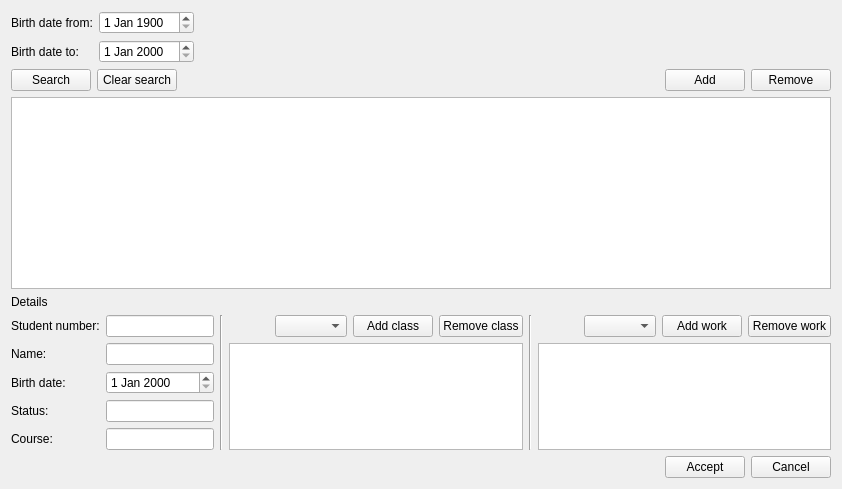
      <widget class="QWidget" name="tab">
       <attribute name="title">
        <string>Students</string>
       </attribute>
       <layout class="QGridLayout" name="gridLayout_2">
        <item row="0" column="0">
         <layout class="QGridLayout" name="gridLayout_6">
          <item row="2" column="0">
           <widget class="QLabel" name="label_2">
            <property name="text">
             <string>Birth date to:</string>
            </property>
           </widget>
          </item>
          <item row="1" column="1">
           <widget class="QDateEdit" name="studentBirthDateFromEdit">
            <property name="minimumDate">
             <date>
              <year>1900</year>
              <month>1</month>
              <day>1</day>
             </date>
            </property>
            <property name="date">
             <date>
              <year>1900</year>
              <month>1</month>
              <day>1</day>
             </date>
            </property>
           </widget>
          </item>
          <item row="1" column="0">
           <widget class="QLabel" name="label">
            <property name="text">
             <string>Birth date from:</string>
            </property>
           </widget>
          </item>
          <item row="1" column="2">
           <spacer name="horizontalSpacer_2">
            <property name="orientation">
             <enum>Qt::Horizontal</enum>
            </property>
            <property name="sizeHint" stdset="0">
             <size>
              <width>40</width>
              <height>20</height>
             </size>
            </property>
           </spacer>
          </item>
          <item row="2" column="1">
           <widget class="QDateEdit" name="studentBirthDateToEdit">
            <property name="minimumDate">
             <date>
              <year>1900</year>
              <month>1</month>
              <day>1</day>
             </date>
            </property>
           </widget>
          </item>
         </layout>
        </item>
        <item row="3" column="0">
         <layout class="QGridLayout" name="gridLayout">
          <item row="3" column="0" colspan="5">
           <layout class="QGridLayout" name="gridLayout_7">
            <item row="5" column="0">
             <widget class="QLabel" name="label_4">
              <property name="text">
               <string comment="person">Name:</string>
              </property>
             </widget>
            </item>
            <item row="5" column="4" rowspan="4" colspan="4">
             <widget class="QListView" name="studentClassListView"/>
            </item>
            <item row="5" column="1" colspan="2">
             <widget class="QLineEdit" name="studentNameLineEdit"/>
            </item>
            <item row="4" column="1" colspan="2">
             <widget class="QLineEdit" name="studentNumberLineEdit"/>
            </item>
            <item row="4" column="11">
             <widget class="QPushButton" name="studentAddWorkButton">
              <property name="text">
               <string>Add work</string>
              </property>
             </widget>
            </item>
            <item row="8" column="0">
             <widget class="QLabel" name="label_7">
              <property name="text">
               <string>Course:</string>
              </property>
             </widget>
            </item>
            <item row="0" column="0" colspan="13">
             <widget class="QLabel" name="label_8">
              <property name="text">
               <string>Details</string>
              </property>
             </widget>
            </item>
            <item row="4" column="9">
             <spacer name="horizontalSpacer_4">
              <property name="orientation">
               <enum>Qt::Horizontal</enum>
              </property>
              <property name="sizeHint" stdset="0">
               <size>
                <width>40</width>
                <height>20</height>
               </size>
              </property>
             </spacer>
            </item>
            <item row="7" column="1" colspan="2">
             <widget class="QLineEdit" name="studentStatusLineEdit"/>
            </item>
            <item row="4" column="4">
             <spacer name="horizontalSpacer_3">
              <property name="orientation">
               <enum>Qt::Horizontal</enum>
              </property>
              <property name="sizeHint" stdset="0">
               <size>
                <width>40</width>
                <height>20</height>
               </size>
              </property>
             </spacer>
            </item>
            <item row="4" column="0">
             <widget class="QLabel" name="label_3">
              <property name="text">
               <string>Student number:</string>
              </property>
             </widget>
            </item>
            <item row="4" column="6">
             <widget class="QPushButton" name="studentAddClassButton">
              <property name="text">
               <string>Add class</string>
              </property>
             </widget>
            </item>
            <item row="5" column="9" rowspan="4" colspan="4">
             <widget class="QListView" name="studentWorkListView"/>
            </item>
            <item row="6" column="0">
             <widget class="QLabel" name="label_5">
              <property name="text">
               <string>Birth date:</string>
              </property>
             </widget>
            </item>
            <item row="4" column="7">
             <widget class="QPushButton" name="studentRemoveClassButton">
              <property name="text">
               <string>Remove class</string>
              </property>
             </widget>
            </item>
            <item row="4" column="12">
             <widget class="QPushButton" name="studentRemoveWorkButton">
              <property name="text">
               <string>Remove work</string>
              </property>
             </widget>
            </item>
            <item row="4" column="5">
             <widget class="QComboBox" name="studentSelectClassComboBox"/>
            </item>
            <item row="8" column="1" colspan="2">
             <widget class="QLineEdit" name="studentCourseLineEdit"/>
            </item>
            <item row="6" column="1" colspan="2">
             <widget class="QDateEdit" name="studentBirthDateEdit"/>
            </item>
            <item row="4" column="3" rowspan="5">
             <widget class="Line" name="line_4">
              <property name="orientation">
               <enum>Qt::Vertical</enum>
              </property>
             </widget>
            </item>
            <item row="7" column="0">
             <widget class="QLabel" name="label_6">
              <property name="text">
               <string>Status:</string>
              </property>
             </widget>
            </item>
            <item row="4" column="10">
             <widget class="QComboBox" name="studentSelectWorkComboBox"/>
            </item>
            <item row="4" column="8" rowspan="5">
             <widget class="Line" name="line_5">
              <property name="orientation">
               <enum>Qt::Vertical</enum>
              </property>
             </widget>
            </item>
           </layout>
          </item>
          <item row="0" column="0">
           <widget class="QPushButton" name="studentSearchButton">
            <property name="text">
             <string>Search</string>
            </property>
           </widget>
          </item>
          <item row="0" column="2">
           <spacer name="horizontalSpacer_8">
            <property name="orientation">
             <enum>Qt::Horizontal</enum>
            </property>
            <property name="sizeHint" stdset="0">
             <size>
              <width>40</width>
              <height>20</height>
             </size>
            </property>
           </spacer>
          </item>
          <item row="0" column="3">
           <widget class="QPushButton" name="studentAddButton">
            <property name="text">
             <string>Add</string>
            </property>
           </widget>
          </item>
          <item row="0" column="4">
           <widget class="QPushButton" name="studentRemoveButton">
            <property name="text">
             <string>Remove</string>
            </property>
           </widget>
          </item>
          <item row="2" column="0" colspan="5">
           <widget class="QTableView" name="studentTableView"/>
          </item>
          <item row="5" column="4">
           <widget class="QPushButton" name="studentCancelButton">
            <property name="text">
             <string>Cancel</string>
            </property>
           </widget>
          </item>
          <item row="5" column="3">
           <widget class="QPushButton" name="studentAcceptButton">
            <property name="text">
             <string>Accept</string>
            </property>
           </widget>
          </item>
          <item row="5" column="0" colspan="3">
           <spacer name="horizontalSpacer">
            <property name="orientation">
             <enum>Qt::Horizontal</enum>
            </property>
            <property name="sizeHint" stdset="0">
             <size>
              <width>0</width>
              <height>0</height>
             </size>
            </property>
           </spacer>
          </item>
          <item row="0" column="1">
           <widget class="QPushButton" name="studentClearSearchButton">
            <property name="text">
             <string>Clear search</string>
            </property>
           </widget>
          </item>
         </layout>
        </item>
       </layout>
      </widget>
